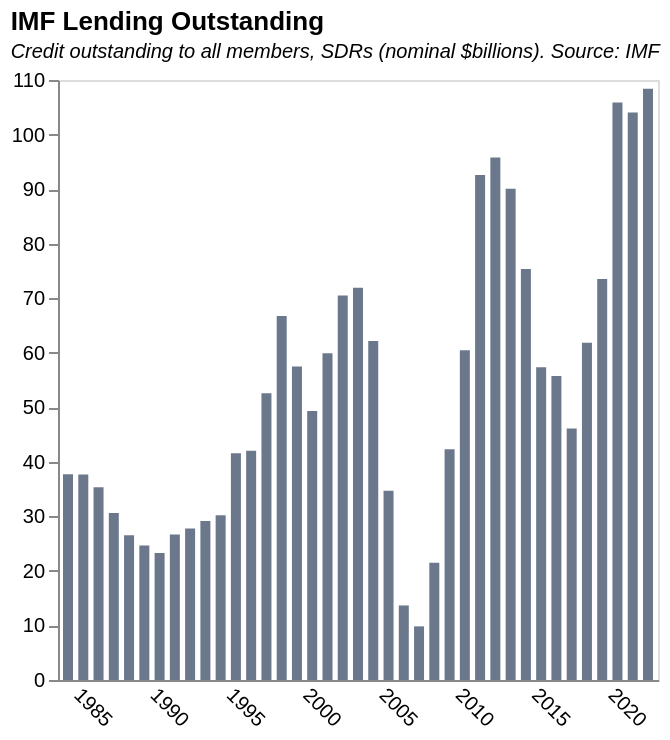

Vega-Lite specification for this chart:
### Vega-Lite specification from a JSON file in a GitHub repository (floating-point values rounded to 4 significant figures)
{"$schema": "https://vega.github.io/schema/vega-lite/v5.json", "title": {"text": "IMF Lending Outstanding", "subtitle": "Credit outstanding to all members, SDRs (nominal $billions). Source: IMF", "subtitleFontStyle": "italic", "subtitleFontSize": 10, "anchor": "start", "color": "black"}, "data": {"values": [{"Date": "10/31/2022", "GRA Purchases": "93,054,287,423", "PRGT 1/2/": "15,329,531,139", "RST": "0", "Totals": "108383818562", "Year": "2022", "Tot_billions": "108.38", "Tot_div_worldGDP": "", "World_GDP_(current US$)": ""}, {"Date": "12/31/2021", "GRA Purchases": "89,474,552,025", "PRGT 1/2/": "14,554,823,681", "RST": "0", "Totals": "104029375706", "Year": "2021", "Tot_billions": "104.03", "Tot_div_worldGDP": "0.108251069", "World_GDP_(current US$)": "9.61E+13"}, {"Date": "12/31/2020", "GRA Purchases": "93,408,630,285", "PRGT 1/2/": "12,481,816,684", "RST": "0", "Totals": "105890446969", "Year": "2020", "Tot_billions": "105.89", "Tot_div_worldGDP": "0.124713721", "World_GDP_(current US$)": "8.49E+13"}, {"Date": "12/31/2019", "GRA Purchases": "66,945,509,865", "PRGT 1/2/": "6,590,835,450", "RST": "0", "Totals": "73536345315", "Year": "2019", "Tot_billions": "73.54", "Tot_div_worldGDP": "0.083894972", "World_GDP_(current US$)": "8.77E+13"}, {"Date": "12/31/2018", "GRA Purchases": "55,395,611,392", "PRGT 1/2/": "6,426,181,029", "RST": "0", "Totals": "61821792421", "Year": "2018", "Tot_billions": "61.82", "Tot_div_worldGDP": "0.071542209", "World_GDP_(current US$)": "8.64E+13"}, {"Date": "12/31/2017", "GRA Purchases": "39,585,385,873", "PRGT 1/2/": "6,522,280,669", "RST": "0", "Totals": "46107666542", "Year": "2017", "Tot_billions": "46.11", "Tot_div_worldGDP": "0.056640557", "World_GDP_(current US$)": "8.14E+13"}, {"Date": "12/31/2016", "GRA Purchases": "49,267,630,851", "PRGT 1/2/": "6,482,647,937", "RST": "0", "Totals": "55750278788", "Year": "2016", "Tot_billions": "55.75", "Tot_div_worldGDP": "0.072908976", "World_GDP_(current US$)": "7.65E+13"}, {"Date": "12/31/2015", "GRA Purchases": "50,757,840,741", "PRGT 1/2/": "6,575,911,158", "RST": "0", "Totals": "57333751899", "Year": "2015", "Tot_billions": "57.33", "Tot_div_worldGDP": "0.076262718", "World_GDP_(current US$)": "7.52E+13"}, {"Date": "12/31/2014", "GRA Purchases": "69,041,563,463", "PRGT 1/2/": "6,292,755,583", "RST": "0", "Totals": "75334319046", "Year": "2014", "Tot_billions": "75.33", "Tot_div_worldGDP": "0.094511908", "World_GDP_(current US$)": "7.97E+13"}, {"Date": "12/31/2013", "GRA Purchases": "83,899,249,061", "PRGT 1/2/": "6,174,392,682", "RST": "0", "Totals": "90073641743", "Year": "2013", "Tot_billions": "90.07", "Tot_div_worldGDP": "0.116063514", "World_GDP_(current US$)": "7.76E+13"}, {"Date": "12/31/2012", "GRA Purchases": "90,042,348,252", "PRGT 1/2/": "5,766,292,503", "RST": "0", "Totals": "95808640755", "Year": "2012", "Tot_billions": "95.81", "Tot_div_worldGDP": "0.126918927", "World_GDP_(current US$)": "7.55E+13"}, {"Date": "12/31/2011", "GRA Purchases": "87,276,915,790", "PRGT 1/2/": "5,308,609,594", "RST": "0", "Totals": "92585525384", "Year": "2011", "Tot_billions": "92.59", "Tot_div_worldGDP": "0.125363279", "World_GDP_(current US$)": "7.39E+13"}, {"Date": "12/31/2010", "GRA Purchases": "55,620,104,510", "PRGT 1/2/": "4,819,344,134", "RST": "0", "Totals": "60439448644", "Year": "2010", "Tot_billions": "60.44", "Tot_div_worldGDP": "0.090755304", "World_GDP_(current US$)": "6.66E+13"}, {"Date": "12/31/2009", "GRA Purchases": "37,221,142,436", "PRGT 1/2/": "5,079,705,286", "RST": "0", "Totals": "42300847722", "Year": "2009", "Tot_billions": "42.3", "Tot_div_worldGDP": "0.069563338", "World_GDP_(current US$)": "6.08E+13"}, {"Date": "12/31/2008", "GRA Purchases": "17,514,964,723", "PRGT 1/2/": "3,972,372,030", "RST": "0", "Totals": "21487336753", "Year": "2008", "Tot_billions": "21.49", "Tot_div_worldGDP": "0.033509194", "World_GDP_(current US$)": "6.41E+13"}, {"Date": "12/31/2007", "GRA Purchases": "6,036,146,757", "PRGT 1/2/": "3,796,945,581", "RST": "0", "Totals": "9833092338", "Year": "2007", "Tot_billions": "9.83", "Tot_div_worldGDP": "0.016850467", "World_GDP_(current US$)": "5.84E+13"}, {"Date": "12/31/2006", "GRA Purchases": "9,822,640,239", "PRGT 1/2/": "3,844,020,520", "RST": "0", "Totals": "13666660759", "Year": "2006", "Tot_billions": "13.67", "Tot_div_worldGDP": "0.026393784", "World_GDP_(current US$)": "5.18E+13"}, {"Date": "12/31/2005", "GRA Purchases": "28,432,143,237", "PRGT 1/2/": "6,282,121,668", "RST": "0", "Totals": "34714264905", "Year": "2005", "Tot_billions": "34.71", "Tot_div_worldGDP": "0.072654818", "World_GDP_(current US$)": "4.78E+13"}, {"Date": "12/31/2004", "GRA Purchases": "55,373,766,674", "PRGT 1/2/": "6,766,029,353", "RST": "0", "Totals": "62139796027", "Year": "2004", "Tot_billions": "62.14", "Tot_div_worldGDP": "0.140850351", "World_GDP_(current US$)": "4.41E+13"}, {"Date": "12/31/2003", "GRA Purchases": "65,032,062,712", "PRGT 1/2/": "6,880,893,268", "RST": "0", "Totals": "71912955980", "Year": "2003", "Tot_billions": "71.91", "Tot_div_worldGDP": "0.183699842", "World_GDP_(current US$)": "3.91E+13"}, {"Date": "12/31/2002", "GRA Purchases": "63,601,058,794", "PRGT 1/2/": "6,868,671,012", "RST": "0", "Totals": "70469729806", "Year": "2002", "Tot_billions": "70.47", "Tot_div_worldGDP": "0.201852905", "World_GDP_(current US$)": "3.49E+13"}, {"Date": "12/31/2001", "GRA Purchases": "53,477,225,409", "PRGT 1/2/": "6,424,578,684", "RST": "0", "Totals": "59901804093", "Year": "2001", "Tot_billions": "59.9", "Tot_div_worldGDP": "0.178197314", "World_GDP_(current US$)": "3.36E+13"}, {"Date": "12/31/2000", "GRA Purchases": "42,990,531,049", "PRGT 1/2/": "6,331,595,468", "RST": "0", "Totals": "49322126517", "Year": "2000", "Tot_billions": "49.32", "Tot_div_worldGDP": "0.145790261", "World_GDP_(current US$)": "3.38E+13"}, {"Date": "12/31/1999", "GRA Purchases": "51,061,861,875", "PRGT 1/2/": "6,434,274,362", "RST": "0", "Totals": "57496136237", "Year": "1999", "Tot_billions": "57.5", "Tot_div_worldGDP": "0.175628426", "World_GDP_(current US$)": "3.27E+13"}, {"Date": "12/31/1998", "GRA Purchases": "60,451,017,051", "PRGT 1/2/": "6,288,825,925", "RST": "0", "Totals": "66739842976", "Year": "1998", "Tot_billions": "66.74", "Tot_div_worldGDP": "0.211604097", "World_GDP_(current US$)": "3.15E+13"}, {"Date": "12/31/1997", "GRA Purchases": "46,559,033,783", "PRGT 1/2/": "6,009,867,422", "RST": "0", "Totals": "52568901205", "Year": "1997", "Tot_billions": "52.57", "Tot_div_worldGDP": "0.166249727", "World_GDP_(current US$)": "3.16E+13"}, {"Date": "12/31/1996", "GRA Purchases": "36,127,472,805", "PRGT 1/2/": "5,881,609,752", "RST": "0", "Totals": "42009082557", "Year": "1996", "Tot_billions": "42.01", "Tot_div_worldGDP": "0.132367686", "World_GDP_(current US$)": "3.17E+13"}, {"Date": "12/31/1995", "GRA Purchases": "35,929,173,412", "PRGT 1/2/": "5,657,438,528", "RST": "0", "Totals": "41586611940", "Year": "1995", "Tot_billions": "41.59", "Tot_div_worldGDP": "0.133961743", "World_GDP_(current US$)": "3.10E+13"}, {"Date": "12/31/1994", "GRA Purchases": "25,611,676,952", "PRGT 1/2/": "4,599,768,498", "RST": "0", "Totals": "30211445450", "Year": "1994", "Tot_billions": "30.21", "Tot_div_worldGDP": "0.108392541", "World_GDP_(current US$)": "2.79E+13"}, {"Date": "12/31/1993", "GRA Purchases": "25,196,745,031", "PRGT 1/2/": "3,942,792,899", "RST": "0", "Totals": "29139537930", "Year": "1993", "Tot_billions": "29.14", "Tot_div_worldGDP": "0.112847811", "World_GDP_(current US$)": "2.58E+13"}, {"Date": "12/31/1992", "GRA Purchases": "23,967,172,718", "PRGT 1/2/": "3,804,463,796", "RST": "0", "Totals": "27771636514", "Year": "1992", "Tot_billions": "27.77", "Tot_div_worldGDP": "0.109310874", "World_GDP_(current US$)": "2.54E+13"}, {"Date": "12/31/1991", "GRA Purchases": "23,378,573,926", "PRGT 1/2/": "3,285,717,796", "RST": "0", "Totals": "26664291722", "Year": "1991", "Tot_billions": "26.66", "Tot_div_worldGDP": "0.112225469", "World_GDP_(current US$)": "2.38E+13"}, {"Date": "12/31/1990", "GRA Purchases": "20,731,851,093", "PRGT 1/2/": "2,571,911,617", "RST": "0", "Totals": "23303762710", "Year": "1990", "Tot_billions": "23.3", "Tot_div_worldGDP": "0.102299317", "World_GDP_(current US$)": "2.28E+13"}, {"Date": "12/31/1989", "GRA Purchases": "22,315,104,224", "PRGT 1/2/": "2,334,886,562", "RST": "0", "Totals": "24649990786", "Year": "1989", "Tot_billions": "24.65", "Tot_div_worldGDP": "0.122065892", "World_GDP_(current US$)": "2.02E+13"}, {"Date": "12/31/1988", "GRA Purchases": "24,750,004,884", "PRGT 1/2/": "1,773,964,293", "RST": "0", "Totals": "26523969177", "Year": "1988", "Tot_billions": "26.52", "Tot_div_worldGDP": "0.137159854", "World_GDP_(current US$)": "1.93E+13"}, {"Date": "12/31/1987", "GRA Purchases": "28,751,979,125", "PRGT 1/2/": "1,866,342,930", "RST": "0", "Totals": "30618322055", "Year": "1987", "Tot_billions": "30.62", "Tot_div_worldGDP": "0.176910504", "World_GDP_(current US$)": "1.73E+13"}, {"Date": "12/31/1986", "GRA Purchases": "33,334,905,644", "PRGT 1/2/": "2,013,169,931", "RST": "0", "Totals": "35348075575", "Year": "1986", "Tot_billions": "35.35", "Tot_div_worldGDP": "0.232471832", "World_GDP_(current US$)": "1.52E+13"}, {"Date": "12/31/1985", "GRA Purchases": "35,194,787,249", "PRGT 1/2/": "2,470,247,948", "RST": "0", "Totals": "37665035197", "Year": "1985", "Tot_billions": "37.67", "Tot_div_worldGDP": "0.292883037", "World_GDP_(current US$)": "1.29E+13"}, {"Date": "12/31/1984", "GRA Purchases": "34,936,772,393", "PRGT 1/2/": "2,769,874,900", "RST": "0", "Totals": "37706647293", "Year": "1984", "Tot_billions": "37.71", "Tot_div_worldGDP": "0.307312839", "World_GDP_(current US$)": "1.23E+13"}], "format": {"parse": {"Year": "date"}}}, "transform": [{"calculate": "datum. Totals/1000000000", "as": "billions"}], "height": 300, "width": 300, "mark": {"type": "bar", "color": "#6b788c"}, "encoding": {"x": {"field": "Year", "type": "temporal", "axis": {"title": null, "grid": false, "ticks": false, "labelAngle": 45}}, "y": {"field": "billions", "type": "quantitative", "title": "", "axis": {"grid": false}}}}
